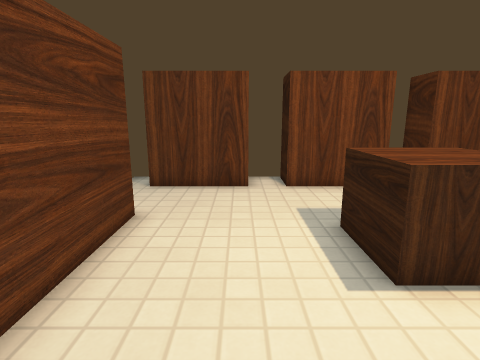
view 1 (above)

12 first-person views from a walk through a Godot game level. The camera is 1.2 m above the floor, tilts 12° down and sees 80° across. The floor is counted in squares, 0.5 m on a side. Each view is taken from the middle of a square. On the plan, view 1 faces up. The plan holds only what a view shows up to about 18 squares ahead; the rest is blank. Some surface patterns are stand-ins.

view 2
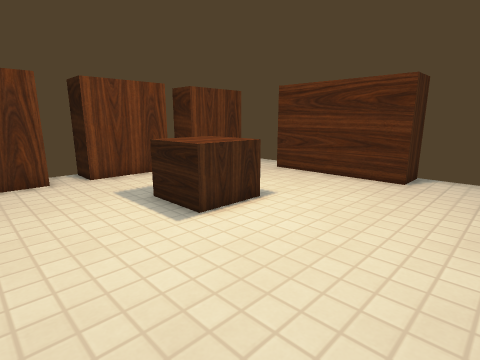

view 3
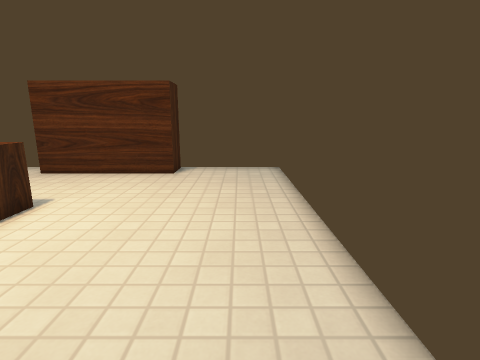

view 4
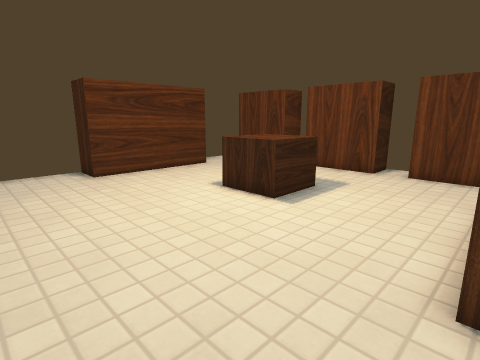

view 5
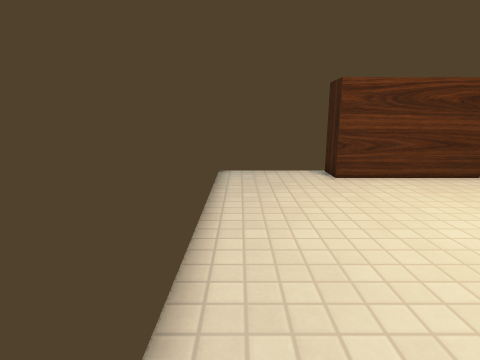

view 6
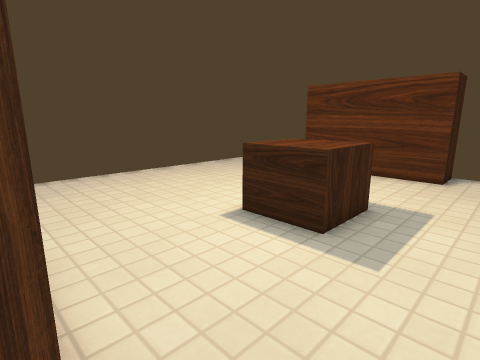

view 7
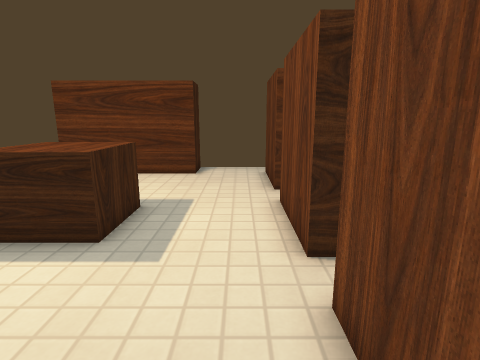

view 8
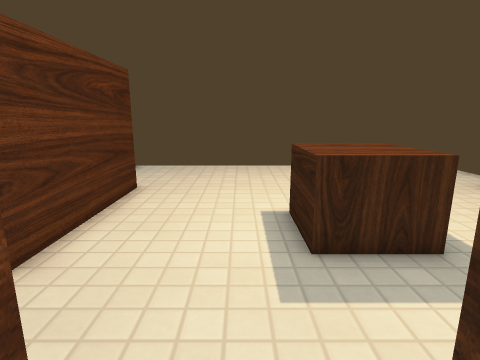

view 9
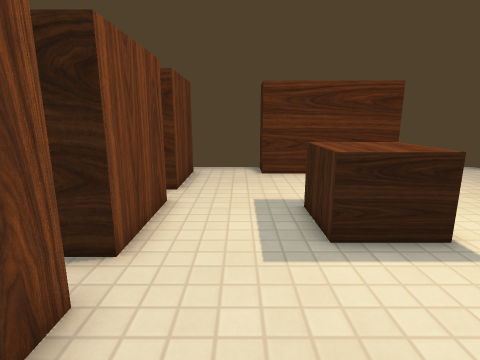

view 10
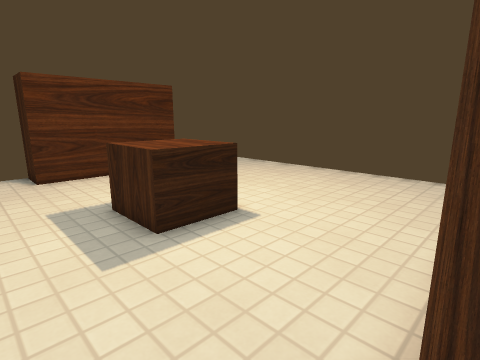

view 11
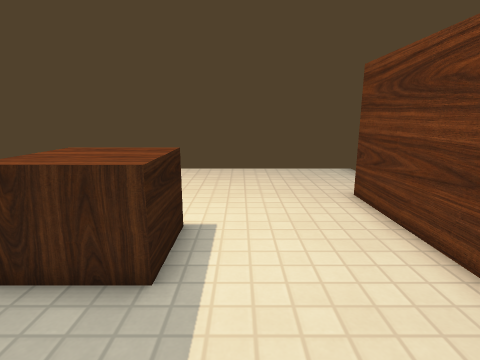

view 12
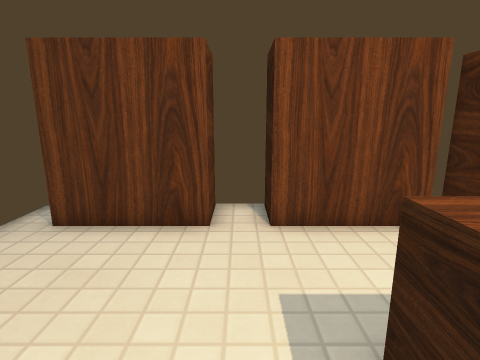

### Floor plan
Points are (right, up) in squares from view 1. A wall is a line through its corners. A room is listed if a view was taken in it or the views show most of it. See-through windows are left out.
Room 1 (views 1, 2, 3, 4, 5, 6, 7, 8, 9, 10, 11, 12)
walls: (-4.5, 8) (-4.5, 7) (-2.7, 7) (-2.7, 1) (-4.5, 1) (-4.5, -0.1); (-4.5, -2.9) (-4.5, -4) (11.5, -4) (11.5, 1) (9.7, 1) (9.7, 7) (11.5, 7) (11.5, 10.5); (10.4, 10.2) (6.7, 10.2) (6.7, 12) (5.3, 12) (5.3, 10.2) (1.7, 10.2) (1.7, 12) (0.3, 12) (0.3, 10.2) (-3.4, 10.2)
objects: barrel (2, 4) to (5, 6)

Where each view was taken, in squares from view 1:
view 1: 0 up, 0 right, facing up
view 2: 2 down, 2 left, facing up-right
view 3: 2 down, 3 left, facing right
view 4: 3 down, 10 right, facing up-left
view 5: 3 down, 9 right, facing left
view 6: 9 up, 10 right, facing down-left
view 7: 9 up, 10 right, facing left
view 8: 11 up, 6 right, facing down
view 9: 8 up, 3 left, facing right
view 10: 9 up, 3 left, facing down-right
view 11: 10 up, 1 right, facing down
view 12: 4 up, 1 right, facing up
